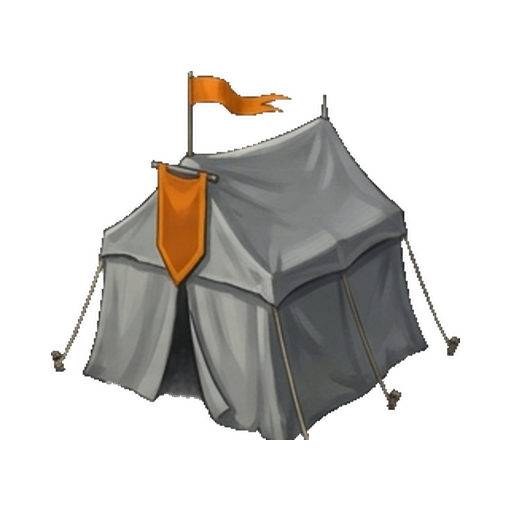
#> input picture assets/buildings/test-faction/test-faction-dwelling-t1.png, 512 x 512 px
$ python -i gen_siege_gate_broken.py   (imports and definitions only)
#> lines starting #> are read from the running program, lines starting #| are printed output that depends on the picture; after the words box and inside, x2 and y2 are one past the last pixel; in counts of white or black regions, pixels touching at a corner belong together
#> in build_run_band, im is the input picture: PIL image 512x512 RGBA; mean R, G, B, A 36.1, 34.3, 31.6, 77.2
#> in _break_door, `orig = im.crop(box)`: orig: PIL image 43x62 RGBA; every value is 0
#!/usr/bin/env python3
"""Porte de siège **brisée** (backlog `siege-visual-overhaul` Lot 3, dernier item).

La porte était une tranche FIXE du tableau de fortification : l'assaut pouvait
raser les segments voisins (catapulte, `WallBombarded`) sans que le gatehouse ne
change jamais d'aspect. Ce générateur dérive les variantes **brisées** de l'art
PEINT existant — jamais de matière inventée, c'est la recette du Lot 1 de ce même
plan (« composition hors-ligne depuis la matière peinte existante ») :

- **ouverture creusée** : le vantail est sa propre matière, très assombrie, fondue
  par un masque doux (pas de bord au cordeau, sinon ça se lit comme une vignette
  collée — le défaut « sprite plaqué » relevé par le porteur) ;
- **éclats de planche** : des languettes de l'art d'origine restaurées au
  linteau, à peine assombries ⇒ des planches rompues encore accrochées ;
- **gravats** copiés de la zone rasée du MÊME tableau ⇒ pierre, teinte et lumière
  cohérentes par construction (et donc justes pour chaque maison, dont l'art
  n'est qu'un `tint_siege_faction.py` du même master).

Sorties (7 déclinaisons : générique + 6 maisons, géométries identiques — vérifié
par diff d'alpha) :
- `assets/combat/siege-run-band-gate-broken[-<faction>].png` — bande des 2
  rangées de porte, découpée au MÊME rect que les tranches du run
  (dérivé de `assets/layouts/siege-scene.json`) ⇒ continuité pixel avec les
  rangées voisines, aucune constante recopiée à la main ;
- `assets/combat/siege-piece-gate-broken[-<faction>].png` — même traitement sur
  l'art de porte du mode « pièces » (chemin de repli du client).

**Déterministe** : aucun RNG (masques et offsets = arithmétique fixe) ⇒ sortie
reproductible. Repli client gracieux : sans ces fichiers, la porte intacte reste
affichée.

Ids de faction : ce module vit dans `tools/` (hors `packages/`) ⇒ IDs opaques
autorisés (le garde-fou CI ne scanne que `packages/`).

Usage : python3 tools/assets/gen_siege_gate_broken.py [--only haven,necropolis]
"""

from __future__ import annotations

import argparse
import json
from pathlib import Path

from PIL import Image, ImageDraw, ImageFilter

ROOT = Path(__file__).resolve().parents[2]
OUT = ROOT / "assets" / "combat"
LAYOUT = ROOT / "assets" / "layouts" / "siege-scene.json"

# Déclinaisons peintes livrées (cf. `tint_siege_faction.py` ; `test-faction`
# exclue, comme pour les scènes `siege-scene-*`).
FACTIONS = ["haven", "necropolis", "arcane-hunters", "sylvan-court", "vox-arcana", "dungeon"]

# Géométrie relevée sur le master `siege-run*.png` (394×1200) et sur l'art de
# porte du kit `siege-piece-gate*.png` (192×252) : boîte du VANTAIL seul.
RUN_DOOR = (180, 564, 223, 626)
PIECE_DOOR = (66, 126, 126, 208)
# Gravats LIBRES (posés sur fond transparent) de la zone rasée du master.
RUN_RUBBLE = (36, 726, 146, 812)


def _darken(im: Image.Image, factor: float) -> Image.Image:
    """Assombrit les canaux COULEUR en laissant l'ALPHA intact (`Image.eval`
    l'aurait rendu translucide — l'ouverture devenait un trou transparent)."""
#> called with factor = 0.3
    r, g, b, a = im.split()
#> r: PIL image 43x62 L; every value is 0

    def f(v: int) -> int:
        return int(v * factor)

    return Image.merge("RGBA", (r.point(f), g.point(f), b.point(f), a))


def _panel_mask(size: tuple[int, int]) -> Image.Image:
    """Masque du vantail : rectangle à sommet arrondi (l'art a une arche), bords
    ADOUCIS pour que le vide se fonde dans l'ébrasement de pierre."""
#> called with size = (43, 62)
    w, h = size
#> w = 43; h = 62
    m = Image.new("L", (w, h), 0)
    ImageDraw.Draw(m).rounded_rectangle((2, 2, w - 3, h - 2), radius=max(3, w // 3), fill=255)
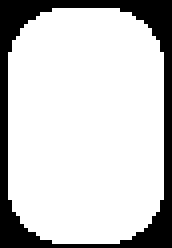
#> m: PIL image 43x62 L (shown 4 times larger); 79.4% white; 1 black region, box (x1, y1, x2, y2) and area: (0, 0, 43, 62) 549
    return m.filter(ImageFilter.GaussianBlur(max(1.0, w * 0.06)))
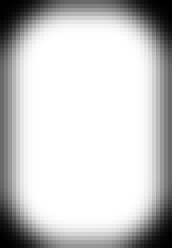
#> returned value: PIL image 43x62 L (shown 4 times larger); min 0, max 255, mean 201


def _shard_mask(size: tuple[int, int], keep: list[tuple[float, float, float]]) -> Image.Image:
    """Masque des éclats restés au linteau : pour chaque (x0, x1, hauteur), une
    languette dentelée qui descend depuis le haut du vantail."""
#> called with size = (43, 62)
    w, h = size
#> w = 43; h = 62
    m = Image.new("L", (w, h), 0)
    d = ImageDraw.Draw(m)
    for a, b, frac in keep:
        xa, xb = a * w, b * w
        mid = (xa + xb) / 2
        d.polygon(
            [(xa, 0), (xb, 0), (xb, h * frac * 0.72), (mid, h * frac), (xa, h * frac * 0.55)],
            fill=255,
        )
#> this loop made 3 passes
#> (a, b, frac, xa, xb, mid) on passes 1 to 3: (0.06, 0.24, 0.46, 2.58, 10.32, 6.45), (0.4, 0.52, 0.3, 17.2, 22.36, 19.78), (0.72, 0.9, 0.56, 30.96, 38.7, 34.83)
    return Image.composite(m, Image.new("L", (w, h), 0), _panel_mask(size))
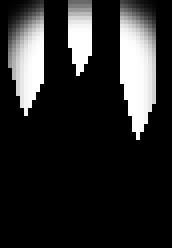
#> returned value: PIL image 43x62 L (shown 4 times larger); min 0, max 255, mean 41.4


def _break_door(im: Image.Image, box: tuple[int, int, int, int], void: float, shard: float) -> None:
    """Vantail défoncé : ouverture creusée dans sa propre matière + éclats."""
    w, h = box[2] - box[0], box[3] - box[1]
    orig = im.crop(box)
    im.paste(_darken(orig, void), (box[0], box[1]), _panel_mask((w, h)))
    im.paste(
        _darken(orig, shard),
        (box[0], box[1]),
        _shard_mask((w, h), [(0.06, 0.24, 0.46), (0.4, 0.52, 0.3), (0.72, 0.9, 0.56)]),
    )


def _rubble(
    im: Image.Image,
    at: tuple[int, int],
    size: tuple[int, int],
    src_frac: tuple[float, float, float, float] = (0.0, 0.0, 1.0, 1.0),
) -> None:
    """Colle un tas de gravats découpé dans la zone rasée du MÊME tableau."""
#> called with at = (184, 608), size = (36, 19), src_frac = (0.1, 0.35, 0.6, 0.95)
    x0, y0, x1, y1 = RUN_RUBBLE
    fw, fh = x1 - x0, y1 - y0
    src = im.crop(
        (
            x0 + int(fw * src_frac[0]),
            y0 + int(fh * src_frac[1]),
            x0 + int(fw * src_frac[2]),
            y0 + int(fh * src_frac[3]),
        )
    ).resize(size, Image.LANCZOS)
#> src: PIL image 36x19 RGBA; every value is 0
    # Les gravats tombent DANS l'ombre du porche : sans cet assombrissement, la
    # pierre claire du tas éclatait comme un autocollant sur le vide creusé.
    im.alpha_composite(_darken(src, 0.82), at)
#> in _darken (call 3), `r, g, b, a = im.split()`: r: PIL image 36x19 L; every value is 0


def _band_rows(img_h: int) -> tuple[int, int]:
    """Bornes Y (px image) des rangées de porte — MÊME découpe que `runFrame`
    côté client, dérivée du layout (rien n'est recopié à la main)."""
#> (the run stopped early here; a loop or call above may not have finished)
